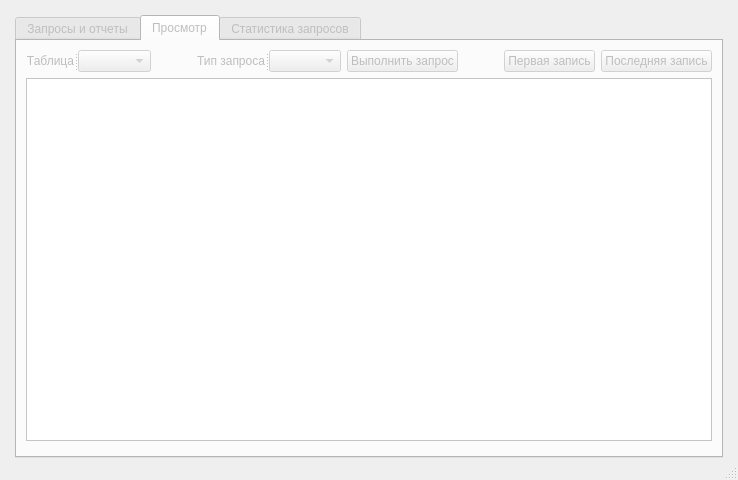
<?xml version="1.0" encoding="UTF-8"?>
<ui version="4.0">
 <class>MainWindow</class>
 <widget class="QMainWindow" name="MainWindow">
  <property name="geometry">
   <rect>
    <x>0</x>
    <y>0</y>
    <width>738</width>
    <height>480</height>
   </rect>
  </property>
  <property name="windowTitle">
   <string>Работа с БД</string>
  </property>
  <widget class="QWidget" name="centralwidget">
   <layout class="QVBoxLayout" name="verticalLayout_25">
    <property name="spacing">
     <number>10</number>
    </property>
    <property name="leftMargin">
     <number>15</number>
    </property>
    <property name="topMargin">
     <number>15</number>
    </property>
    <property name="rightMargin">
     <number>15</number>
    </property>
    <property name="bottomMargin">
     <number>0</number>
    </property>
    <item>
     <widget class="QTabWidget" name="tabWidget">
      <property name="enabled">
       <bool>false</bool>
      </property>
      <property name="palette">
       <palette>
        <active>
         <colorrole role="Base">
          <brush brushstyle="SolidPattern">
           <color alpha="255">
            <red>255</red>
            <green>255</green>
            <blue>255</blue>
           </color>
          </brush>
         </colorrole>
         <colorrole role="Window">
          <brush brushstyle="SolidPattern">
           <color alpha="255">
            <red>255</red>
            <green>255</green>
            <blue>255</blue>
           </color>
          </brush>
         </colorrole>
        </active>
        <inactive>
         <colorrole role="Base">
          <brush brushstyle="SolidPattern">
           <color alpha="255">
            <red>255</red>
            <green>255</green>
            <blue>255</blue>
           </color>
          </brush>
         </colorrole>
         <colorrole role="Window">
          <brush brushstyle="SolidPattern">
           <color alpha="255">
            <red>255</red>
            <green>255</green>
            <blue>255</blue>
           </color>
          </brush>
         </colorrole>
        </inactive>
        <disabled>
         <colorrole role="Base">
          <brush brushstyle="SolidPattern">
           <color alpha="255">
            <red>255</red>
            <green>255</green>
            <blue>255</blue>
           </color>
          </brush>
         </colorrole>
         <colorrole role="Window">
          <brush brushstyle="SolidPattern">
           <color alpha="255">
            <red>255</red>
            <green>255</green>
            <blue>255</blue>
           </color>
          </brush>
         </colorrole>
        </disabled>
       </palette>
      </property>
      <property name="currentIndex">
       <number>1</number>
      </property>
      <widget class="QWidget" name="tab_6">
       <attribute name="title">
        <string>Запросы и отчеты</string>
       </attribute>
       <layout class="QGridLayout" name="gridLayout_6">
        <item row="0" column="0">
         <widget class="QSplitter" name="splitter_4">
          <property name="orientation">
           <enum>Qt::Vertical</enum>
          </property>
          <widget class="QSplitter" name="splitter_3">
           <property name="minimumSize">
            <size>
             <width>0</width>
             <height>229</height>
            </size>
           </property>
           <property name="orientation">
            <enum>Qt::Horizontal</enum>
           </property>
           <property name="handleWidth">
            <number>12</number>
           </property>
           <widget class="QGroupBox" name="groupBox_2">
            <property name="sizePolicy">
             <sizepolicy hsizetype="Fixed" vsizetype="Fixed">
              <horstretch>0</horstretch>
              <verstretch>0</verstretch>
             </sizepolicy>
            </property>
            <property name="minimumSize">
             <size>
              <width>378</width>
              <height>229</height>
             </size>
            </property>
            <property name="maximumSize">
             <size>
              <width>378</width>
              <height>229</height>
             </size>
            </property>
            <property name="title">
             <string>Отчет по</string>
            </property>
            <layout class="QGridLayout" name="gridLayout_3">
             <item row="0" column="0">
              <layout class="QVBoxLayout" name="verticalLayout">
               <item>
                <widget class="QRadioButton" name="radioButton_1">
                 <property name="text">
                  <string>Модели</string>
                 </property>
                 <property name="checked">
                  <bool>true</bool>
                 </property>
                </widget>
               </item>
               <item>
                <widget class="QRadioButton" name="radioButton_2">
                 <property name="text">
                  <string>Заказчики</string>
                 </property>
                </widget>
               </item>
               <item>
                <widget class="QRadioButton" name="radioButton_3">
                 <property name="text">
                  <string>Закройщики</string>
                 </property>
                </widget>
               </item>
               <item>
                <widget class="QRadioButton" name="radioButton_4">
                 <property name="text">
                  <string>Заказы за период и по заказчикам</string>
                 </property>
                </widget>
               </item>
               <item>
                <widget class="QRadioButton" name="radioButton_5">
                 <property name="text">
                  <string>Готовая продукция по заказчикам</string>
                 </property>
                </widget>
               </item>
              </layout>
             </item>
             <item row="1" column="0">
              <layout class="QHBoxLayout" name="horizontalLayout_3">
               <property name="spacing">
                <number>10</number>
               </property>
               <item>
                <widget class="QPushButton" name="exec_spec_query_but">
                 <property name="text">
                  <string>Выполнить запрос</string>
                 </property>
                </widget>
               </item>
               <item>
                <widget class="QPushButton" name="create_report_but">
                 <property name="text">
                  <string>Создать отчет</string>
                 </property>
                </widget>
               </item>
               <item>
                <widget class="QPushButton" name="open_report_but">
                 <property name="enabled">
                  <bool>false</bool>
                 </property>
                 <property name="text">
                  <string>Открыть отчет</string>
                 </property>
                </widget>
               </item>
              </layout>
             </item>
            </layout>
           </widget>
           <widget class="QWidget" name="layoutWidget">
            <layout class="QVBoxLayout" name="verticalLayout_3">
             <property name="spacing">
              <number>5</number>
             </property>
             <item>
              <layout class="QVBoxLayout" name="verticalLayout_2">
               <property name="spacing">
                <number>7</number>
               </property>
               <item>
                <layout class="QHBoxLayout" name="horizontalLayout">
                 <item>
                  <widget class="QLabel" name="label_3">
                   <property name="minimumSize">
                    <size>
                     <width>0</width>
                     <height>28</height>
                    </size>
                   </property>
                   <property name="text">
                    <string>Текст запроса</string>
                   </property>
                  </widget>
                 </item>
                </layout>
               </item>
               <item>
                <widget class="QTextEdit" name="textEdit">
                 <property name="html">
                  <string>&lt;!DOCTYPE HTML PUBLIC &quot;-//W3C//DTD HTML 4.0//EN&quot; &quot;http://www.w3.org/TR/REC-html40/strict.dtd&quot;&gt;
&lt;html&gt;&lt;head&gt;&lt;meta name=&quot;qrichtext&quot; content=&quot;1&quot; /&gt;&lt;style type=&quot;text/css&quot;&gt;
p, li { white-space: pre-wrap; }
&lt;/style&gt;&lt;/head&gt;&lt;body style=&quot; font-family:'MS Shell Dlg 2'; font-size:7.8pt; font-weight:400; font-style:normal;&quot;&gt;
&lt;p style=&quot; margin-top:0px; margin-bottom:0px; margin-left:0px; margin-right:0px; -qt-block-indent:0; text-indent:0px;&quot;&gt;&lt;span style=&quot; font-size:8pt;&quot;&gt;SELECT * FROM модели&lt;/span&gt;&lt;/p&gt;&lt;/body&gt;&lt;/html&gt;</string>
                 </property>
                </widget>
               </item>
              </layout>
             </item>
             <item>
              <widget class="QGroupBox" name="groupBox_3">
               <property name="title">
                <string>Условие</string>
               </property>
               <layout class="QHBoxLayout" name="horizontalLayout_2">
                <property name="spacing">
                 <number>10</number>
                </property>
                <property name="sizeConstraint">
                 <enum>QLayout::SetMinimumSize</enum>
                </property>
                <item>
                 <widget class="QSplitter" name="splitter_5">
                  <property name="orientation">
                   <enum>Qt::Vertical</enum>
                  </property>
                  <widget class="QLabel" name="label_5">
                   <property name="text">
                    <string>TextLabel</string>
                   </property>
                  </widget>
                  <widget class="QLineEdit" name="lineEdit_1"/>
                 </widget>
                </item>
                <item>
                 <widget class="QSplitter" name="splitter_8">
                  <property name="sizePolicy">
                   <sizepolicy hsizetype="Preferred" vsizetype="Expanding">
                    <horstretch>0</horstretch>
                    <verstretch>0</verstretch>
                   </sizepolicy>
                  </property>
                  <property name="maximumSize">
                   <size>
                    <width>16777215</width>
                    <height>16777215</height>
                   </size>
                  </property>
                  <property name="orientation">
                   <enum>Qt::Vertical</enum>
                  </property>
                  <widget class="QLabel" name="label_6">
                   <property name="text">
                    <string>TextLabel</string>
                   </property>
                  </widget>
                  <widget class="QLineEdit" name="lineEdit_2"/>
                 </widget>
                </item>
                <item>
                 <widget class="QSplitter" name="splitter_9">
                  <property name="maximumSize">
                   <size>
                    <width>16777215</width>
                    <height>16777215</height>
                   </size>
                  </property>
                  <property name="orientation">
                   <enum>Qt::Vertical</enum>
                  </property>
                  <widget class="QLabel" name="label_7">
                   <property name="text">
                    <string>TextLabel</string>
                   </property>
                  </widget>
                  <widget class="QLineEdit" name="lineEdit_3"/>
                 </widget>
                </item>
               </layout>
              </widget>
             </item>
            </layout>
           </widget>
          </widget>
          <widget class="QGroupBox" name="groupBox_4">
           <property name="sizePolicy">
            <sizepolicy hsizetype="Expanding" vsizetype="Expanding">
             <horstretch>0</horstretch>
             <verstretch>0</verstretch>
            </sizepolicy>
           </property>
           <property name="minimumSize">
            <size>
             <width>0</width>
             <height>0</height>
            </size>
           </property>
           <property name="title">
            <string>Результат выполнения запроса</string>
           </property>
           <layout class="QGridLayout" name="gridLayout_4">
            <item row="0" column="0">
             <widget class="QTableView" name="table_query_res"/>
            </item>
           </layout>
          </widget>
         </widget>
        </item>
       </layout>
      </widget>
      <widget class="QWidget" name="tab_5">
       <attribute name="title">
        <string>Просмотр</string>
       </attribute>
       <layout class="QGridLayout" name="gridLayout_2">
        <item row="0" column="0">
         <layout class="QVBoxLayout" name="verticalLayout_5">
          <item>
           <layout class="QHBoxLayout" name="horizontalLayout_5">
            <item>
             <widget class="QSplitter" name="splitter">
              <property name="orientation">
               <enum>Qt::Horizontal</enum>
              </property>
              <widget class="QLabel" name="label_8">
               <property name="sizePolicy">
                <sizepolicy hsizetype="Fixed" vsizetype="Preferred">
                 <horstretch>0</horstretch>
                 <verstretch>0</verstretch>
                </sizepolicy>
               </property>
               <property name="text">
                <string>Таблица</string>
               </property>
               <property name="alignment">
                <set>Qt::AlignRight|Qt::AlignTrailing|Qt::AlignVCenter</set>
               </property>
              </widget>
              <widget class="QComboBox" name="table_act">
               <property name="enabled">
                <bool>false</bool>
               </property>
               <property name="sizeAdjustPolicy">
                <enum>QComboBox::AdjustToContents</enum>
               </property>
              </widget>
             </widget>
            </item>
            <item>
             <spacer name="horizontalSpacer_22">
              <property name="orientation">
               <enum>Qt::Horizontal</enum>
              </property>
              <property name="sizeType">
               <enum>QSizePolicy::Preferred</enum>
              </property>
              <property name="sizeHint" stdset="0">
               <size>
                <width>40</width>
                <height>20</height>
               </size>
              </property>
             </spacer>
            </item>
            <item>
             <widget class="QSplitter" name="splitter_2">
              <property name="orientation">
               <enum>Qt::Horizontal</enum>
              </property>
              <widget class="QLabel" name="label">
               <property name="text">
                <string>Тип запроса</string>
               </property>
               <property name="alignment">
                <set>Qt::AlignRight|Qt::AlignTrailing|Qt::AlignVCenter</set>
               </property>
              </widget>
              <widget class="QComboBox" name="type_act">
               <property name="enabled">
                <bool>false</bool>
               </property>
              </widget>
             </widget>
            </item>
            <item>
             <widget class="QPushButton" name="create_but">
              <property name="enabled">
               <bool>false</bool>
              </property>
              <property name="text">
               <string>Выполнить запрос</string>
              </property>
              <property name="shortcut">
               <string>Ctrl+C</string>
              </property>
             </widget>
            </item>
            <item>
             <spacer name="horizontalSpacer_23">
              <property name="orientation">
               <enum>Qt::Horizontal</enum>
              </property>
              <property name="sizeType">
               <enum>QSizePolicy::Preferred</enum>
              </property>
              <property name="sizeHint" stdset="0">
               <size>
                <width>40</width>
                <height>20</height>
               </size>
              </property>
             </spacer>
            </item>
            <item>
             <layout class="QHBoxLayout" name="horizontalLayout_4">
              <item>
               <widget class="QPushButton" name="first_rec">
                <property name="enabled">
                 <bool>false</bool>
                </property>
                <property name="text">
                 <string>Первая запись</string>
                </property>
                <property name="shortcut">
                 <string>Ctrl+C</string>
                </property>
               </widget>
              </item>
              <item>
               <widget class="QPushButton" name="last_rec">
                <property name="enabled">
                 <bool>false</bool>
                </property>
                <property name="text">
                 <string>Последняя запись</string>
                </property>
                <property name="shortcut">
                 <string>Ctrl+C</string>
                </property>
               </widget>
              </item>
             </layout>
            </item>
           </layout>
          </item>
          <item>
           <widget class="QTableView" name="table">
            <property name="sizeAdjustPolicy">
             <enum>QAbstractScrollArea::AdjustToContents</enum>
            </property>
            <attribute name="horizontalHeaderCascadingSectionResizes">
             <bool>false</bool>
            </attribute>
            <attribute name="verticalHeaderCascadingSectionResizes">
             <bool>false</bool>
            </attribute>
           </widget>
          </item>
          <item>
           <widget class="QGroupBox" name="groupBox">
            <property name="sizePolicy">
             <sizepolicy hsizetype="Expanding" vsizetype="MinimumExpanding">
              <horstretch>0</horstretch>
              <verstretch>0</verstretch>
             </sizepolicy>
            </property>
            <property name="minimumSize">
             <size>
              <width>0</width>
              <height>0</height>
             </size>
            </property>
            <property name="maximumSize">
             <size>
              <width>99999</width>
              <height>0</height>
             </size>
            </property>
            <property name="title">
             <string>Параметры запроса</string>
            </property>
            <layout class="QGridLayout" name="gridLayout">
             <property name="leftMargin">
              <number>15</number>
             </property>
             <property name="topMargin">
              <number>8</number>
             </property>
             <property name="rightMargin">
              <number>15</number>
             </property>
             <item row="0" column="0">
              <widget class="QSplitter" name="splitter_6">
               <property name="orientation">
                <enum>Qt::Vertical</enum>
               </property>
               <property name="handleWidth">
                <number>3</number>
               </property>
               <widget class="QSplitter" name="fields_sp">
                <property name="orientation">
                 <enum>Qt::Horizontal</enum>
                </property>
                <property name="handleWidth">
                 <number>12</number>
                </property>
                <widget class="QSplitter" name="splitter_f1">
                 <property name="orientation">
                  <enum>Qt::Vertical</enum>
                 </property>
                 <property name="handleWidth">
                  <number>3</number>
                 </property>
                 <widget class="QLabel" name="label_field_1">
                  <property name="text">
                   <string>field_1</string>
                  </property>
                 </widget>
                 <widget class="QLineEdit" name="field_1"/>
                </widget>
                <widget class="QSplitter" name="splitter_f2">
                 <property name="orientation">
                  <enum>Qt::Vertical</enum>
                 </property>
                 <property name="handleWidth">
                  <number>3</number>
                 </property>
                 <widget class="QLabel" name="label_field_2">
                  <property name="text">
                   <string>field_2</string>
                  </property>
                 </widget>
                 <widget class="QLineEdit" name="field_2"/>
                </widget>
                <widget class="QSplitter" name="splitter_f3">
                 <property name="orientation">
                  <enum>Qt::Vertical</enum>
                 </property>
                 <property name="handleWidth">
                  <number>3</number>
                 </property>
                 <widget class="QLabel" name="label_field_3">
                  <property name="text">
                   <string>field_3</string>
                  </property>
                 </widget>
                 <widget class="QLineEdit" name="field_3"/>
                </widget>
                <widget class="QSplitter" name="splitter_f4">
                 <property name="orientation">
                  <enum>Qt::Vertical</enum>
                 </property>
                 <property name="handleWidth">
                  <number>3</number>
                 </property>
                 <widget class="QLabel" name="label_field_4">
                  <property name="text">
                   <string>field_4</string>
                  </property>
                 </widget>
                 <widget class="QLineEdit" name="field_4"/>
                </widget>
                <widget class="QSplitter" name="splitter_f5">
                 <property name="orientation">
                  <enum>Qt::Vertical</enum>
                 </property>
                 <property name="handleWidth">
                  <number>3</number>
                 </property>
                 <widget class="QLabel" name="label_field_5">
                  <property name="text">
                   <string>field_5</string>
                  </property>
                 </widget>
                 <widget class="QLineEdit" name="field_5"/>
                </widget>
                <widget class="QSplitter" name="splitter_f6">
                 <property name="orientation">
                  <enum>Qt::Vertical</enum>
                 </property>
                 <property name="handleWidth">
                  <number>3</number>
                 </property>
                 <widget class="QLabel" name="label_field_6">
                  <property name="text">
                   <string>field_6</string>
                  </property>
                 </widget>
                 <widget class="QLineEdit" name="field_6"/>
                </widget>
                <widget class="QSplitter" name="splitter_f7">
                 <property name="orientation">
                  <enum>Qt::Vertical</enum>
                 </property>
                 <property name="handleWidth">
                  <number>3</number>
                 </property>
                 <widget class="QLabel" name="label_field_7">
                  <property name="text">
                   <string>field_7</string>
                  </property>
                 </widget>
                 <widget class="QLineEdit" name="field_7"/>
                </widget>
                <widget class="QSplitter" name="splitter_f8">
                 <property name="orientation">
                  <enum>Qt::Vertical</enum>
                 </property>
                 <property name="handleWidth">
                  <number>3</number>
                 </property>
                 <widget class="QLabel" name="label_field_8">
                  <property name="text">
                   <string>field_8</string>
                  </property>
                 </widget>
                 <widget class="QLineEdit" name="field_8"/>
                </widget>
               </widget>
               <widget class="QSplitter" name="cond_sp">
                <property name="orientation">
                 <enum>Qt::Horizontal</enum>
                </property>
                <property name="handleWidth">
                 <number>12</number>
                </property>
                <widget class="QSplitter" name="splitter_c1">
                 <property name="orientation">
                  <enum>Qt::Vertical</enum>
                 </property>
                 <property name="handleWidth">
                  <number>3</number>
                 </property>
                 <widget class="QLabel" name="label_cond_1">
                  <property name="text">
                   <string>cond_1</string>
                  </property>
                 </widget>
                 <widget class="QLineEdit" name="cond_1"/>
                </widget>
                <widget class="QSplitter" name="splitter_c2">
                 <property name="orientation">
                  <enum>Qt::Vertical</enum>
                 </property>
                 <property name="handleWidth">
                  <number>3</number>
                 </property>
                 <widget class="QLabel" name="label_cond_2">
                  <property name="text">
                   <string>cond_2</string>
                  </property>
                 </widget>
                 <widget class="QLineEdit" name="cond_2"/>
                </widget>
                <widget class="QSplitter" name="splitter_c3">
                 <property name="orientation">
                  <enum>Qt::Vertical</enum>
                 </property>
                 <property name="handleWidth">
                  <number>3</number>
                 </property>
                 <widget class="QLabel" name="label_cond_3">
                  <property name="text">
                   <string>cond_3</string>
                  </property>
                 </widget>
                 <widget class="QLineEdit" name="cond_3"/>
                </widget>
                <widget class="QSplitter" name="splitter_c4">
                 <property name="orientation">
                  <enum>Qt::Vertical</enum>
                 </property>
                 <property name="handleWidth">
                  <number>3</number>
                 </property>
                 <widget class="QLabel" name="label_cond_4">
                  <property name="text">
                   <string>cond_4</string>
                  </property>
                 </widget>
                 <widget class="QLineEdit" name="cond_4"/>
                </widget>
                <widget class="QSplitter" name="splitter_c5">
                 <property name="orientation">
                  <enum>Qt::Vertical</enum>
                 </property>
                 <property name="handleWidth">
                  <number>3</number>
                 </property>
                 <widget class="QLabel" name="label_cond_5">
                  <property name="text">
                   <string>cond_5</string>
                  </property>
                 </widget>
                 <widget class="QLineEdit" name="cond_5">
                  <property name="sizePolicy">
                   <sizepolicy hsizetype="Preferred" vsizetype="Fixed">
                    <horstretch>0</horstretch>
                    <verstretch>0</verstretch>
                   </sizepolicy>
                  </property>
                 </widget>
                </widget>
                <widget class="QSplitter" name="splitter_c6">
                 <property name="orientation">
                  <enum>Qt::Vertical</enum>
                 </property>
                 <property name="handleWidth">
                  <number>3</number>
                 </property>
                 <widget class="QLabel" name="label_cond_6">
                  <property name="text">
                   <string>cond_6</string>
                  </property>
                 </widget>
                 <widget class="QLineEdit" name="cond_6"/>
                </widget>
                <widget class="QSplitter" name="splitter_c7">
                 <property name="orientation">
                  <enum>Qt::Vertical</enum>
                 </property>
                 <property name="handleWidth">
                  <number>3</number>
                 </property>
                 <widget class="QLabel" name="label_cond_7">
                  <property name="text">
                   <string>cond_7</string>
                  </property>
                 </widget>
                 <widget class="QLineEdit" name="cond_7"/>
                </widget>
                <widget class="QSplitter" name="splitter_c8">
                 <property name="orientation">
                  <enum>Qt::Vertical</enum>
                 </property>
                 <property name="handleWidth">
                  <number>3</number>
                 </property>
                 <widget class="QLabel" name="label_cond_8">
                  <property name="enabled">
                   <bool>false</bool>
                  </property>
                  <property name="text">
                   <string>cond_8</string>
                  </property>
                 </widget>
                 <widget class="QLineEdit" name="cond_8"/>
                </widget>
               </widget>
               <widget class="QSplitter" name="mod_sp">
                <property name="orientation">
                 <enum>Qt::Horizontal</enum>
                </property>
                <property name="handleWidth">
                 <number>12</number>
                </property>
                <widget class="QSplitter" name="splitter_m1">
                 <property name="orientation">
                  <enum>Qt::Vertical</enum>
                 </property>
                 <property name="handleWidth">
                  <number>3</number>
                 </property>
                 <widget class="QLabel" name="label_mod_1">
                  <property name="sizePolicy">
                   <sizepolicy hsizetype="Expanding" vsizetype="Fixed">
                    <horstretch>0</horstretch>
                    <verstretch>0</verstretch>
                   </sizepolicy>
                  </property>
                  <property name="text">
                   <string>mod_1</string>
                  </property>
                 </widget>
                 <widget class="QLineEdit" name="mod_1"/>
                </widget>
                <widget class="QSplitter" name="splitter_m2">
                 <property name="orientation">
                  <enum>Qt::Vertical</enum>
                 </property>
                 <property name="handleWidth">
                  <number>3</number>
                 </property>
                 <widget class="QLabel" name="label_mod_2">
                  <property name="text">
                   <string>mod_2</string>
                  </property>
                 </widget>
                 <widget class="QLineEdit" name="mod_2"/>
                </widget>
                <widget class="QSplitter" name="splitter_m3">
                 <property name="orientation">
                  <enum>Qt::Vertical</enum>
                 </property>
                 <property name="handleWidth">
                  <number>3</number>
                 </property>
                 <widget class="QLabel" name="label_mod_3">
                  <property name="text">
                   <string>mod_3</string>
                  </property>
                 </widget>
                 <widget class="QLineEdit" name="mod_3"/>
                </widget>
                <widget class="QSplitter" name="splitter_m4">
                 <property name="orientation">
                  <enum>Qt::Vertical</enum>
                 </property>
                 <property name="handleWidth">
                  <number>3</number>
                 </property>
                 <widget class="QLabel" name="label_mod_4">
                  <property name="text">
                   <string>mod_4</string>
                  </property>
                 </widget>
                 <widget class="QLineEdit" name="mod_4"/>
                </widget>
                <widget class="QSplitter" name="splitter_m5">
                 <property name="orientation">
                  <enum>Qt::Vertical</enum>
                 </property>
                 <property name="handleWidth">
                  <number>3</number>
                 </property>
                 <widget class="QLabel" name="label_mod_5">
                  <property name="text">
                   <string>mod_5</string>
                  </property>
                 </widget>
                 <widget class="QLineEdit" name="mod_5"/>
                </widget>
                <widget class="QSplitter" name="splitter_m6">
                 <property name="orientation">
                  <enum>Qt::Vertical</enum>
                 </property>
                 <property name="handleWidth">
                  <number>3</number>
                 </property>
                 <widget class="QLabel" name="label_mod_6">
                  <property name="text">
                   <string>mod_6</string>
                  </property>
                 </widget>
                 <widget class="QLineEdit" name="mod_6"/>
                </widget>
                <widget class="QSplitter" name="splitter_m7">
                 <property name="orientation">
                  <enum>Qt::Vertical</enum>
                 </property>
                 <property name="handleWidth">
                  <number>3</number>
                 </property>
                 <widget class="QLabel" name="label_mod_7">
                  <property name="text">
                   <string>mod_7</string>
                  </property>
                 </widget>
                 <widget class="QLineEdit" name="mod_7"/>
                </widget>
                <widget class="QSplitter" name="splitter_m8">
                 <property name="orientation">
                  <enum>Qt::Vertical</enum>
                 </property>
                 <property name="handleWidth">
                  <number>3</number>
                 </property>
                 <widget class="QLabel" name="label_mod_8">
                  <property name="text">
                   <string>mod_8</string>
                  </property>
                 </widget>
                 <widget class="QLineEdit" name="mod_8"/>
                </widget>
               </widget>
              </widget>
             </item>
            </layout>
           </widget>
          </item>
         </layout>
        </item>
       </layout>
      </widget>
      <widget class="QWidget" name="tab">
       <attribute name="title">
        <string>Статистика запросов</string>
       </attribute>
       <layout class="QGridLayout" name="gridLayout_5">
        <item row="0" column="0">
         <widget class="QTableView" name="statictics_table">
          <property name="sizeAdjustPolicy">
           <enum>QAbstractScrollArea::AdjustToContents</enum>
          </property>
          <attribute name="horizontalHeaderCascadingSectionResizes">
           <bool>false</bool>
          </attribute>
          <attribute name="verticalHeaderCascadingSectionResizes">
           <bool>false</bool>
          </attribute>
         </widget>
        </item>
       </layout>
      </widget>
     </widget>
    </item>
   </layout>
  </widget>
  <widget class="QMenuBar" name="menubar">
   <property name="geometry">
    <rect>
     <x>0</x>
     <y>0</y>
     <width>738</width>
     <height>26</height>
    </rect>
   </property>
  </widget>
  <widget class="QStatusBar" name="statusbar"/>
 </widget>
 <resources/>
 <connections/>
</ui>
